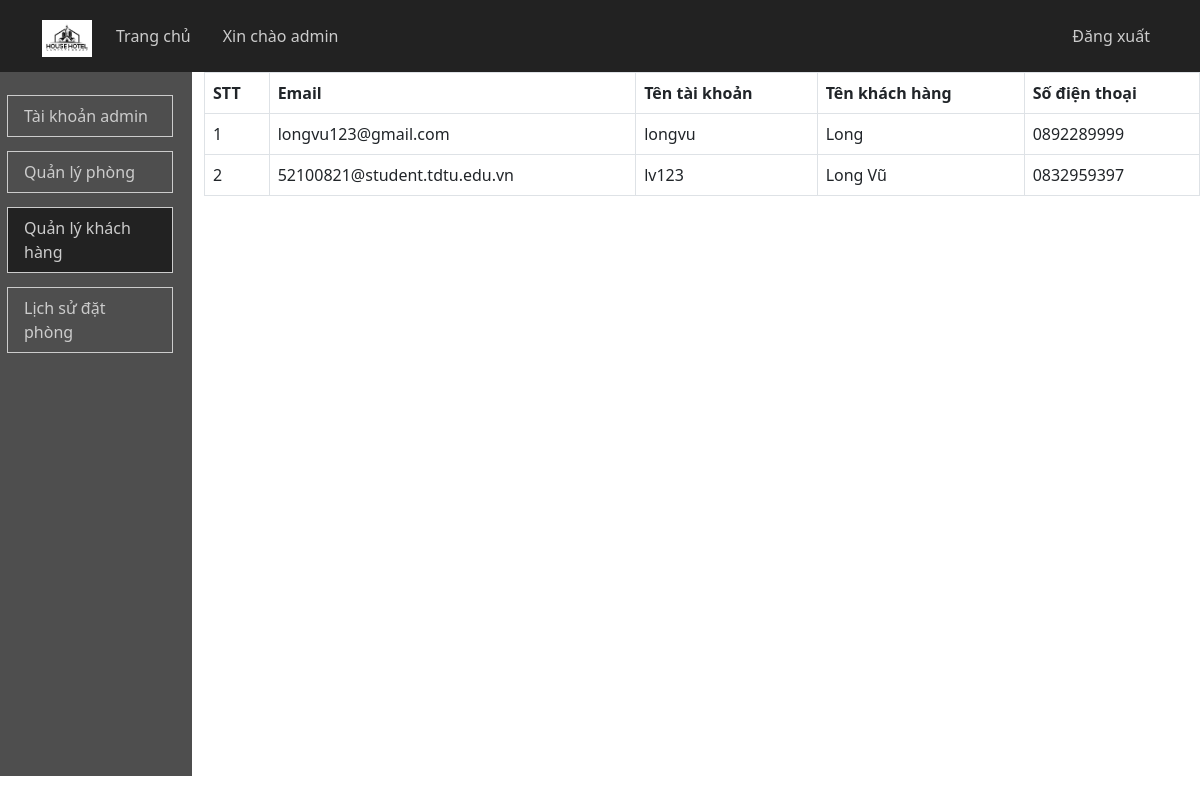
The page /admin/main.php?option=qlkh (signed in) on the database its author committed.
### tables this page shows
CREATE TABLE `khachhang` (
  `email` varchar(30) NOT NULL,
  `taikhoan` varchar(20) NOT NULL,
  `matkhau` varchar(20) NOT NULL,
  `tenkh` varchar(20) NOT NULL,
  `sdt` varchar(10) NOT NULL
);

### admin/qlkhachhang.php (the view)
<table class="table table-bordered">
        <tr>
            <th>STT</th>
            <th>Email</th>
            <th>Tên tài khoản</th>
            <th>Tên khách hàng</th>
            <th>Số điện thoại</th>
        </tr>
        <?php
        $sql=mysqli_query($con,"select * from khachhang");
        if(mysqli_num_rows($sql))
        {
            $i=1;
            while($dp=mysqli_fetch_assoc($sql))
            {
            ?>
            <tr>
                <td><?php echo $i;$i++; ?></td>
                <td><?php echo $dp['email']; ?></td>
                <td><?php echo $dp['taikhoan']; ?></td>
                <td><?php echo $dp['tenkh']; ?></td>
                <td><?php echo $dp['sdt']; ?></td>
            </tr>
            <?php
            }
        }
        ?>
    </table>

### rows shown on the page
khachhang: email "longvu123@gmail.com", taikhoan "longvu", tenkh "Long", sdt "0892289999"
khachhang: email "52100821@student.tdtu.edu.vn", taikhoan "lv123", tenkh "Long Vũ", sdt "0832959397"

### other values the page prints
$admin "admin"
